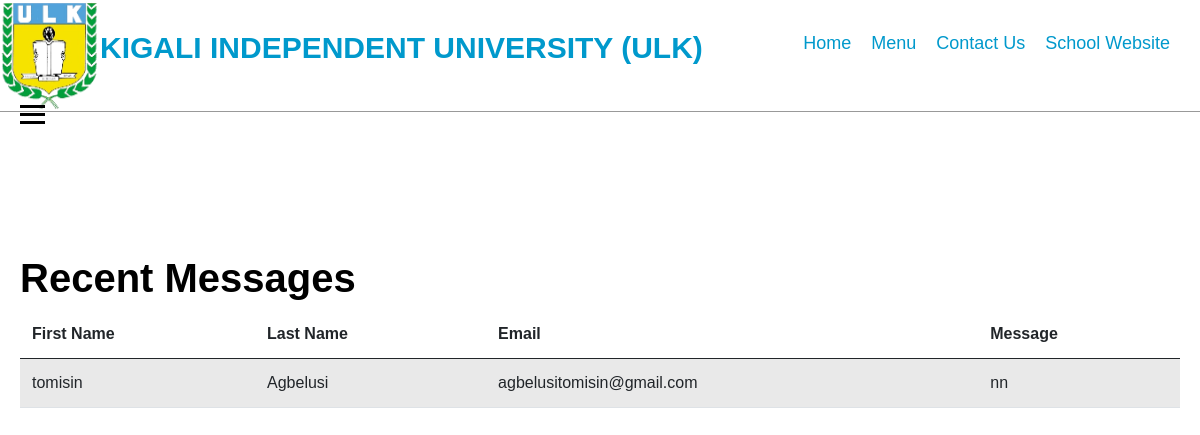
The app's page /Admin/messages.php with its own data.
### Admin/messages.php (the view, shortened to what this page needs)
<!DOCTYPE html>
<html lang="en">
<head>
    <link rel="stylesheet" href="https://cdn.jsdelivr.net/npm/bootstrap@5.0.2/dist/css/bootstrap.min.css">
    <link rel="stylesheet" href="https://cdnjs.cloudflare.com/ajax/libs/font-awesome/6.0.0-beta3/css/all.min.css">
    <link rel="stylesheet" href="style.css">
</head>
<body>
    <div class="menu">
        <div class="logo">
            <img src="images/ulk logo 2.png" alt="">
            <h2>KIGALI INDEPENDENT UNIVERSITY (ULK)</h2>
        </div>
        <ul>
            <li><a href="index.html">Home</a></li>
            <li><a href="menu.html">Menu</a></li>
            <li><a href="contact.php">Contact Us</a></li>
            <li><a href="https://ulk.ac.rw/" target="_blank">School Website</a></li>
        </ul>
    </div>
    <label for="menu-toggle" id="menu-icon" class="hamburger-icon">
        <span></span>
        <span></span>
        <span></span>
    </label>
    <div class="dashboard-content">
    <h2>Recent Messages</h2>
    <table class="table table-striped">
        <thead>
            <tr>
                <th>First Name</th>
                <th>Last Name</th>
                <th>Email</th>
                <th>Message</th>
            </tr>
        </thead>
        <tbody>
            <?php
            include 'connection.php';
            $sql = "SELECT `First Name`, `Last Name`, `Email`, `Message` FROM `contact us`";
            $result = $conn->query($sql);
            if ($result->num_rows > 0) {
                while ($row = $result->fetch_assoc()) {
                    echo "<tr>
                            <td>{$row['First Name']}</td>
                            <td>{$row['Last Name']}</td>
                            <td>{$row['Email']}</td>
                            <td>{$row['Message']}</td>
                        </tr>";
                }
            } else {
                echo "<tr><td colspan='4'>No recent messages</td></tr>";
            }
            ?>
        </tbody>
    </table>
</div>
</body>
</html>

### Admin/style.css (style rules this page uses)
body { font-family: Arial, sans-serif; margin: 0; padding: 0; background-color: white; height: 100%; }
.menu { width: 100%; height: 14vh; background-color: white; display: flex; justify-content: space-between; border-bottom: 1px solid rgba(128, 128, 128, 0.80); }
.logo { display: flex; }
.logo h2 { font-size: 30px; color: #0099cc; }
.logo img { width: 100px; border-radius: 10px; }
ul { display: flex; margin: 2.5%; gap: 20px; }
ul li { list-style: none; }
ul li a { color: #0099cc; font-size: 18px; text-decoration: none; }
a { color: #0099cc; text-decoration: none; }
h2 { margin-top: 30px; color: black; font-size: 40px; font-weight: bold; }

### Admin/messages.php (style rules this page uses)
.dashboard-content { margin-left: 0; padding: 20px; padding-top: 14vh; transition: margin-left 0.3s ease; }
#menu-icon { font-size: 30px; cursor: pointer; position: fixed; top: 100px; left: 20px; z-index: 1001; }
.hamburger-icon { display: inline-block; cursor: pointer; }
.hamburger-icon span { display: block; width: 25px; height: 3px; background: black; margin: 5px 0; transition: 0.3s; }
.table tbody tr { background-color: rgb(245, 245, 245); width: 100%; }
.table td, .table th { padding: 12px; text-align: left; }

### records on screen
contact us: First Name "tomisin", Last Name "Agbelusi", Email "agbelusitomisin@gmail.com", Message "nn"
